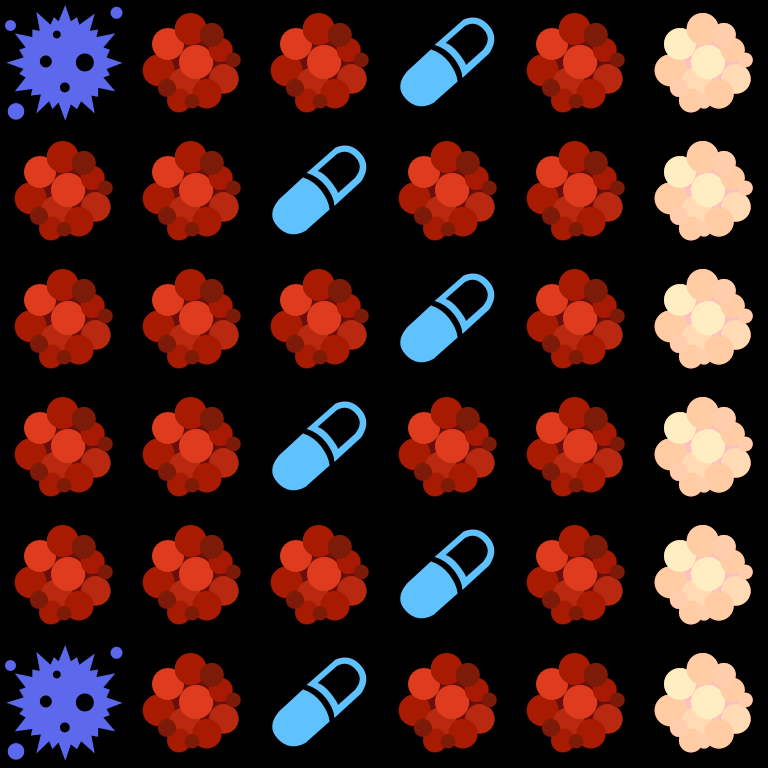

This is a level from a 2D game, rendered from its Tiled map with the project's own tilesets. A one-line summary and the complete map file follow:
An orthogonal 6x6 tile map with 128x128 px tiles, 1 tile layer (Tile Layer 1).

<map version="1.0" tiledversion="1.0.3" orientation="orthogonal" renderorder="right-down" width="6" height="6" tilewidth="128" tileheight="128" nextobjectid="1">
 <tileset firstgid="1" name="Tiles" tilewidth="128" tileheight="128" tilecount="14" columns="7">
  <image source="../images/Tiles.png" width="896" height="256" />
 </tileset>
 <layer name="Tile Layer 1" width="6" height="6">
  <data encoding="csv">
3,13,13,1,13,14,
13,13,1,13,13,14,
13,13,13,1,13,14,
13,13,1,13,13,14,
13,13,13,1,13,14,
3,13,1,13,13,14
</data>
 </layer>
</map>
